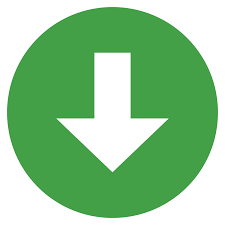
#> input picture ImageProcessing/arrow.png, 225 x 225 px, found by its file name
$ python Rotate.py   (older library calls are emulated)
#> lines starting #> are read from the running program, lines starting #| are printed output that depends on the picture
'''
We can rotatte image by using python
Syntax: cv2.cv.rotate( src, rotateCode[, dst] )
'''
# Load the image
import cv2

image = cv2.imread('ImageProcessing/arrow.png')
#> image is the input picture: shape (225, 225, 3); mean B, G, R 147.5, 199.5, 145.2
image_rotate_90 = cv2.rotate(image,cv2.ROTATE_90_CLOCKWISE)
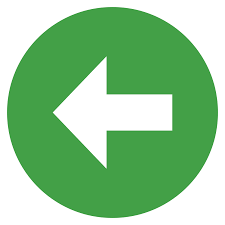
#> image_rotate_90: shape (225, 225, 3); mean B, G, R 147.5, 199.5, 145.2
cv2.imshow('image_rotate_90', image_rotate_90)

image_rotate_counter_90 = cv2.rotate(image,cv2.ROTATE_90_COUNTERCLOCKWISE)
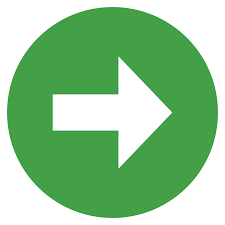
#> image_rotate_counter_90: shape (225, 225, 3); mean B, G, R 147.5, 199.5, 145.2
cv2.imshow('image_rotate_counter_90', image_rotate_counter_90)

image_rotate_180 = cv2.rotate(image,cv2.ROTATE_180)
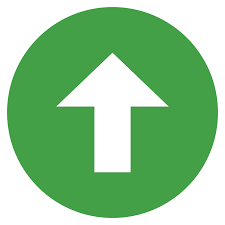
#> image_rotate_180: shape (225, 225, 3); mean B, G, R 147.5, 199.5, 145.2
cv2.imshow('image_rotate_180', image_rotate_180)


cv2.waitKey(10000) #Wait till 10000 milliseconds
cv2.destroyAllWindows()
